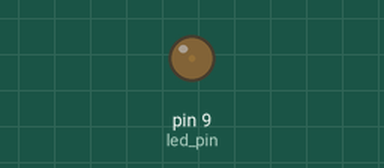
The sketch below on a simulated Arduino Uno, built with avr-gcc and run on an emulated ATmega328P. Parts: output pins drawn as LEDs (lit = HIGH).

Above: at 0.05 s.
At 1.15 s:
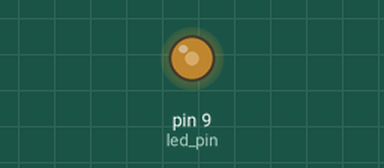
At 2.3 s:
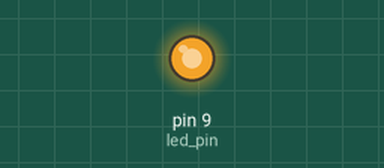
At 4.55 s:
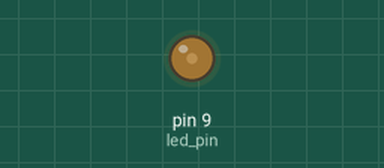
Timing chart, 0 to 6.6 s (numbered marks = the images above):
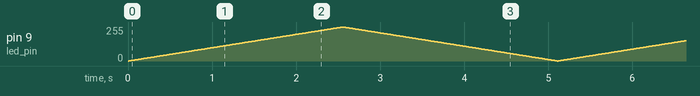

The sketch:

sketch_sep17b.ino
```cpp
int led_pin = 9;
void setup() {

  pinMode(led_pin, OUTPUT);
}
void loop() {

  fade();
}

void fade() {
 for(int i=0; i<255; i++){
    analogWrite(led_pin, i);
    delay(10);
  }
  for(int i=255; i>0; i--){
    analogWrite(led_pin, i);
    delay(10);  }
}
```
